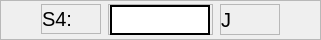
                      <widget class="QFrame" name="frame_163">
                       <property name="minimumSize">
                        <size>
                         <width>0</width>
                         <height>40</height>
                        </size>
                       </property>
                       <property name="maximumSize">
                        <size>
                         <width>16777215</width>
                         <height>40</height>
                        </size>
                       </property>
                       <property name="frameShape">
                        <enum>QFrame::StyledPanel</enum>
                       </property>
                       <property name="frameShadow">
                        <enum>QFrame::Raised</enum>
                       </property>
                       <layout class="QGridLayout" name="gridLayout_160">
                        <property name="leftMargin">
                         <number>0</number>
                        </property>
                        <property name="topMargin">
                         <number>0</number>
                        </property>
                        <property name="rightMargin">
                         <number>0</number>
                        </property>
                        <property name="bottomMargin">
                         <number>0</number>
                        </property>
                        <property name="spacing">
                         <number>7</number>
                        </property>
                        <item row="0" column="1">
                         <widget class="QFrame" name="frame_165">
                          <property name="minimumSize">
                           <size>
                            <width>60</width>
                            <height>30</height>
                           </size>
                          </property>
                          <property name="maximumSize">
                           <size>
                            <width>60</width>
                            <height>30</height>
                           </size>
                          </property>
                          <property name="frameShape">
                           <enum>QFrame::StyledPanel</enum>
                          </property>
                          <property name="frameShadow">
                           <enum>QFrame::Raised</enum>
                          </property>
                          <layout class="QGridLayout" name="gridLayout_162">
                           <property name="leftMargin">
                            <number>0</number>
                           </property>
                           <property name="topMargin">
                            <number>0</number>
                           </property>
                           <property name="rightMargin">
                            <number>0</number>
                           </property>
                           <property name="bottomMargin">
                            <number>0</number>
                           </property>
                           <item row="0" column="0">
                            <widget class="QLabel" name="label_137">
                             <property name="minimumSize">
                              <size>
                               <width>30</width>
                               <height>20</height>
                              </size>
                             </property>
                             <property name="maximumSize">
                              <size>
                               <width>60</width>
                               <height>16777215</height>
                              </size>
                             </property>
                             <property name="styleSheet">
                              <string notr="true">QLabel{
qproperty-alignment: AlignRight;
font-size: 20px;
border: none;
background-color: transparent;
}</string>
                             </property>
                             <property name="text">
                              <string>S4:</string>
                             </property>
                            </widget>
                           </item>
                          </layout>
                         </widget>
                        </item>
                        <item row="0" column="2">
                         <widget class="QFrame" name="frameE1_4">
                          <property name="minimumSize">
                           <size>
                            <width>105</width>
                            <height>31</height>
                           </size>
                          </property>
                          <property name="maximumSize">
                           <size>
                            <width>105</width>
                            <height>31</height>
                           </size>
                          </property>
                          <property name="frameShape">
                           <enum>QFrame::StyledPanel</enum>
                          </property>
                          <property name="frameShadow">
                           <enum>QFrame::Raised</enum>
                          </property>
                          <layout class="QGridLayout" name="gridLayout_163">
                           <property name="leftMargin">
                            <number>1</number>
                           </property>
                           <property name="topMargin">
                            <number>0</number>
                           </property>
                           <property name="rightMargin">
                            <number>1</number>
                           </property>
                           <property name="bottomMargin">
                            <number>0</number>
                           </property>
                           <property name="spacing">
                            <number>1</number>
                           </property>
                           <item row="0" column="0">
                            <widget class="QLineEdit" name="E4">
                             <property name="minimumSize">
                              <size>
                               <width>100</width>
                               <height>30</height>
                              </size>
                             </property>
                             <property name="maximumSize">
                              <size>
                               <width>100</width>
                               <height>60</height>
                              </size>
                             </property>
                             <property name="sizeIncrement">
                              <size>
                               <width>0</width>
                               <height>0</height>
                              </size>
                             </property>
                             <property name="styleSheet">
                              <string notr="true">QLineEdit{
background-color: white;
border: 2px solid black;
font-color: black;
qproperty-alignment: AlignCenter;
font-size: 15px;
}</string>
                             </property>
                             <property name="text">
                              <string/>
                             </property>
                            </widget>
                           </item>
                          </layout>
                         </widget>
                        </item>
                        <item row="0" column="3">
                         <widget class="QFrame" name="frame_164">
                          <property name="minimumSize">
                           <size>
                            <width>60</width>
                            <height>30</height>
                           </size>
                          </property>
                          <property name="maximumSize">
                           <size>
                            <width>60</width>
                            <height>16777215</height>
                           </size>
                          </property>
                          <property name="frameShape">
                           <enum>QFrame::StyledPanel</enum>
                          </property>
                          <property name="frameShadow">
                           <enum>QFrame::Raised</enum>
                          </property>
                          <layout class="QGridLayout" name="gridLayout_161">
                           <property name="leftMargin">
                            <number>0</number>
                           </property>
                           <property name="topMargin">
                            <number>0</number>
                           </property>
                           <property name="rightMargin">
                            <number>0</number>
                           </property>
                           <property name="bottomMargin">
                            <number>0</number>
                           </property>
                           <item row="0" column="0">
                            <widget class="QLabel" name="label_136">
                             <property name="minimumSize">
                              <size>
                               <width>30</width>
                               <height>20</height>
                              </size>
                             </property>
                             <property name="maximumSize">
                              <size>
                               <width>60</width>
                               <height>30</height>
                              </size>
                             </property>
                             <property name="styleSheet">
                              <string notr="true">QLabel{
qproperty-alignment: AlignLeft;
font-size: 20px;
border: none;
background-color: transparent;
}</string>
                             </property>
                             <property name="text">
                              <string>J</string>
                             </property>
                            </widget>
                           </item>
                          </layout>
                         </widget>
                        </item>
                        <item row="0" column="4">
                         <spacer name="horizontalSpacer_24">
                          <property name="orientation">
                           <enum>Qt::Horizontal</enum>
                          </property>
                          <property name="sizeHint" stdset="0">
                           <size>
                            <width>40</width>
                            <height>20</height>
                           </size>
                          </property>
                         </spacer>
                        </item>
                        <item row="0" column="0">
                         <spacer name="horizontalSpacer_25">
                          <property name="orientation">
                           <enum>Qt::Horizontal</enum>
                          </property>
                          <property name="sizeHint" stdset="0">
                           <size>
                            <width>40</width>
                            <height>20</height>
                           </size>
                          </property>
                         </spacer>
                        </item>
                       </layout>
                      </widget>
